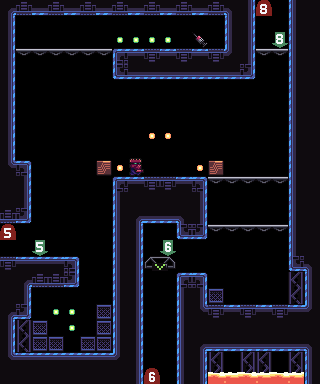

Rendered tile map (Tiled .tmx) drawn with the repository's tilesets; below, a short description and the map source with its tile grids summarised:
An orthogonal 20x24 tile map with 16x16 px tiles, 13 tile layers (blocks, NPCs, enemies, exits, ...), 7 tilesets.

<map version="1.5" tiledversion="1.7.2" orientation="orthogonal" renderorder="right-down" width="20" height="24" tilewidth="16" tileheight="16" infinite="0" nextlayerid="15" nextobjectid="1">
 <editorsettings>
  <export target="levels/7/level_7.csv" format="csv" />
 </editorsettings>
 <tileset firstgid="1" source="block_tileset.tsx" />
 <tileset firstgid="109" source="lava_tileset.tsx" />
 <tileset firstgid="113" source="enemy_tileset.tsx" />
 <tileset firstgid="115" source="exit_tileset.tsx" />
 <tileset firstgid="124" source="entry_tileset.tsx" />
 <tileset firstgid="133" source="elevator_tileset.tsx" />
 <tileset firstgid="135" source="pickup_tileset.tsx" />
 <layer id="1" name="blocks" width="20" height="24">
  <data>[480 cells, 218 non-empty, 17 distinct tile ids]</data>
 </layer>
 <layer id="5" name="NPCs" width="20" height="24">
  <data>[480 cells, 0 non-empty, 0 distinct tile ids]</data>
 </layer>
 <layer id="6" name="enemies" width="20" height="24">
  <data>[480 cells, 1 non-empty, 1 distinct tile ids]</data>
 </layer>
 <layer id="8" name="exits" width="20" height="24">
  <data>[480 cells, 3 non-empty, 3 distinct tile ids]</data>
 </layer>
 <layer id="11" name="save" width="20" height="24">
  <data>[480 cells, 0 non-empty, 0 distinct tile ids]</data>
 </layer>
 <layer id="12" name="collectibles" width="20" height="24">
  <data>[480 cells, 12 non-empty, 3 distinct tile ids]</data>
 </layer>
 <layer id="14" name="vanishing_blocks" width="20" height="24">
  <data>[480 cells, 0 non-empty, 0 distinct tile ids]</data>
 </layer>
 <layer id="13" name="pickups" width="20" height="24">
  <data>[480 cells, 0 non-empty, 0 distinct tile ids]</data>
 </layer>
 <layer id="9" name="entrances" width="20" height="24">
  <data>[480 cells, 3 non-empty, 3 distinct tile ids]</data>
 </layer>
 <layer id="10" name="elevator" width="20" height="24">
  <data>[480 cells, 1 non-empty, 1 distinct tile ids]</data>
 </layer>
 <layer id="7" name="collision_blocks" width="20" height="24">
  <data>[480 cells, 2 non-empty, 1 distinct tile ids]</data>
 </layer>
 <layer id="4" name="liquid" width="20" height="24">
  <data>[480 cells, 3 non-empty, 1 distinct tile ids]</data>
 </layer>
 <layer id="2" name="platform" width="20" height="24">
  <data>[480 cells, 18 non-empty, 1 distinct tile ids]</data>
 </layer>
</map>
